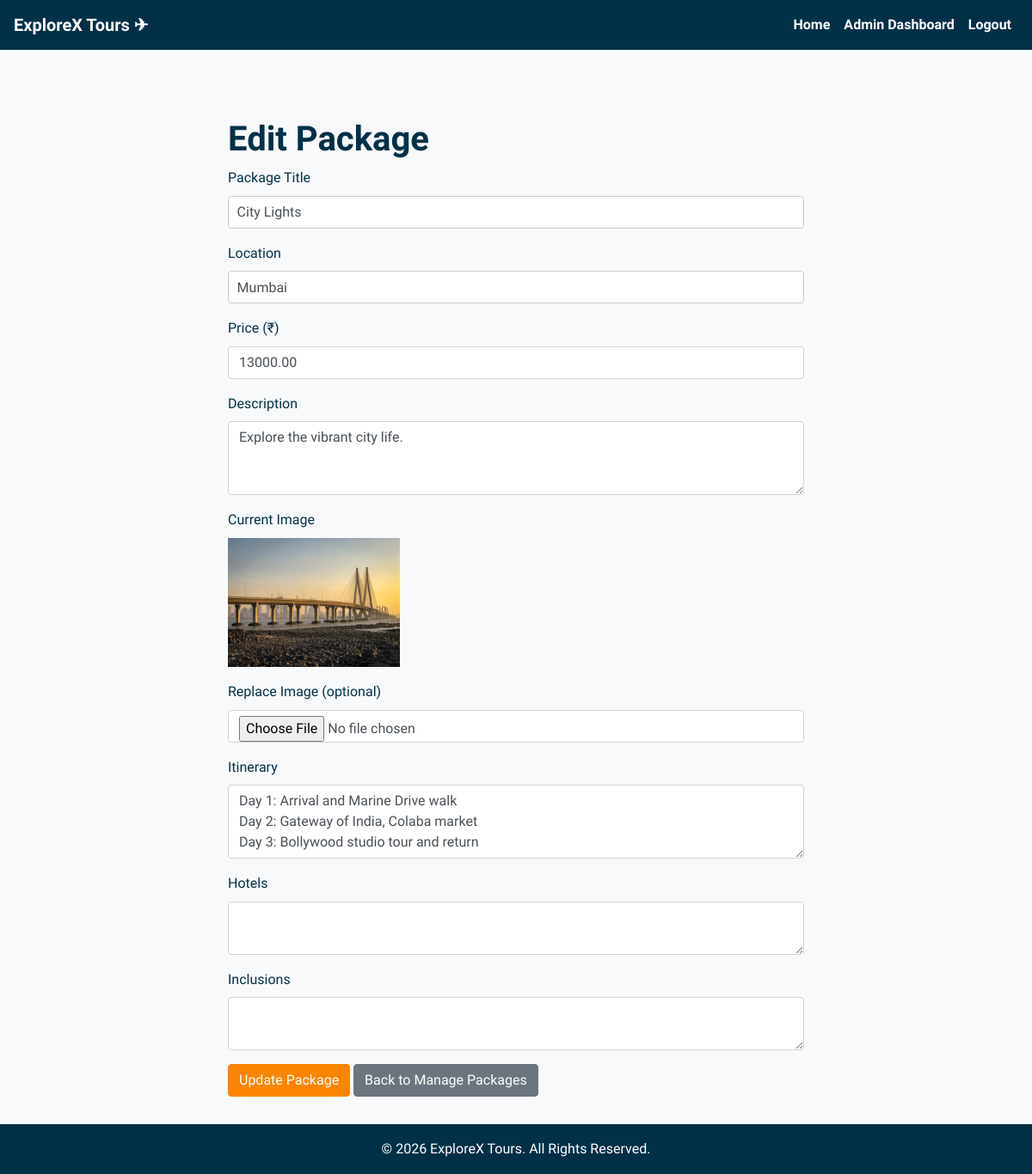
Screenshot of /admin/edit_package.php?id=5 (signed in) with the database file from the repository.
### tables this page shows
CREATE TABLE IF NOT EXISTS `packages` (
  `id` int NOT NULL AUTO_INCREMENT,
  `title` varchar(255) DEFAULT NULL,
  `location` varchar(255) DEFAULT NULL,
  `description` text,
  `price` decimal(10,2) DEFAULT NULL,
  `image` varchar(255) DEFAULT NULL,
  `duration` varchar(50) DEFAULT NULL,
  `itinerary` text,
  `hotel_details` text,
  `inclusions_detail` text,
  PRIMARY KEY (`id`)
);

### admin/edit_package.php (the view, shortened to what this page needs)
<?php
include '../includes/db.php';
$id = $_GET['id'] ?? null;
$stmt = $conn->prepare("SELECT * FROM packages WHERE id = ?");
$stmt->bind_param("i", $id);
$stmt->execute();
$result = $stmt->get_result();
$package = $result->fetch_assoc();
include '../includes/header.php';
?>
<div class="container mt-5" style="max-width: 700px;">
    <h1>Edit Package</h1>
    <form method="POST" enctype="multipart/form-data" action="">
        <div class="mb-3">
            <label for="title" class="form-label">Package Title</label>
            <input type="text" class="form-control" id="title" name="title" required value="<?php echo htmlspecialchars($package['title']); ?>">
        </div>
        <div class="mb-3">
            <label for="location" class="form-label">Location</label>
            <input type="text" class="form-control" id="location" name="location" required value="<?php echo htmlspecialchars($package['location']); ?>">
        </div>
        <div class="mb-3">
            <label for="price" class="form-label">Price (₹)</label>
            <input type="number" step="0.01" class="form-control" id="price" name="price" required value="<?php echo htmlspecialchars($package['price']); ?>">
        </div>
        <div class="mb-3">
            <label for="description" class="form-label">Description</label>
            <textarea class="form-control" id="description" name="description" rows="3" required><?php echo htmlspecialchars($package['description']); ?></textarea>
        </div>
        <div class="mb-3">
            <label>Current Image</label><br>
            <?php if ($package['image'] && file_exists('../images/' . $package['image'])): ?>
                <img src="../images/<?php echo htmlspecialchars($package['image']); ?>" alt="Package Image" style="max-width: 200px;">
            <?php else: ?>
                <p>No image uploaded</p>
            <?php endif; ?>
        </div>
        <div class="mb-3">
            <label for="image" class="form-label">Replace Image (optional)</label>
            <input type="file" class="form-control" id="image" name="image" accept="image/*">
        </div>
        <div class="mb-3">
            <label for="itinerary" class="form-label">Itinerary</label>
            <textarea class="form-control" id="itinerary" name="itinerary" rows="3"><?php echo htmlspecialchars($package['itinerary']); ?></textarea>
        </div>
        <div class="mb-3">
            <label for="hotels" class="form-label">Hotels</label>
            <textarea class="form-control" id="hotels" name="hotels" rows="2"><?php echo htmlspecialchars($package['hotels']); ?></textarea>
        </div>
        <div class="mb-3">
            <label for="inclusions" class="form-label">Inclusions</label>
            <textarea class="form-control" id="inclusions" name="inclusions" rows="2"><?php echo htmlspecialchars($package['inclusions']); ?></textarea>
        </div>
        <button type="submit" class="btn btn-primary">Update Package</button>
        <a href="manage_packages.php" class="btn btn-secondary">Back to Manage Packages</a>
    </form>
</div>
<?php include '../includes/footer.php'; ?>

### CSS/style.css (style rules this page uses)
* { margin: 0; padding: 0; box-sizing: border-box; }
body { font-family: "Courgette", cursive; background-color: #f8f9fa; color: #023047; line-height: 1.6; }
.container { padding-top: 2rem; padding-bottom: 2rem; }
.btn-primary { background-color: #fb8500; border-color: #fb8500; }
h1, h2, h3, h4, h5 { color: #023047; font-weight: bold; }
a { color: #219ebc; text-decoration: none; }
input[type="text"], input[type="email"], input[type="password"], textarea, select { border: 1px solid #ccc; border-radius: 4px; padding: 0.6rem; width: 100%; }

### rows the page displays
packages: title "City Lights", location "Mumbai", price "13000.00", description "Explore the vibrant city life.", image (picture), itinerary "Day 1: Arrival and Marine Drive walk Day 2: Gateway of India, Colaba market Day 3: Bollywood studio tour and return"
